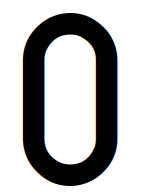
#> input picture pictures/0.png, 142 x 195 px, found by its file name; its folder holds only this picture in this run
$ python knn_model_training.py
#> lines starting #> are read from the running program, lines starting #| are printed output that depends on the picture
# Loads labeled images of characters
# Applies random transformations to make the model robust
# Trains two models (KNN and Random Forest)
# Saves them for use during actual license plate recognition
# Checks how accurate they are on unseen data

import cv2 as cv
import numpy as np
import os
import elasticdeform
from sklearn.ensemble import RandomForestClassifier
import pickle


# Cleans the image by:
#   Blurring: Smooths noise (with medianBlur)
#   Thresholding: Turns grayscale image into black and white (binary) format
def filter_image(image):
    deformed_image_filtered = cv.medianBlur(image, 5)
    _, deformed_image_filtered_1 = cv.threshold(deformed_image_filtered, 20, 255, cv.THRESH_BINARY)
    return deformed_image_filtered_1


# takes an image and squeezes it horizontally
# by a random factor between -0.05 and 0.05
# ( squeezing it horizontally means that the image is compressed in the horizontal direction ) [----] => [ -- ]
def squeeze_image(image):
    # Get the height and width of the image
    height, width = image.shape

    # Define the source points
    src_pts = np.float32([[0, 0], [width, 0], [0, height], [width, height]])

    squeeze_factor = (np.random.rand() - 0.5) * 0.06
    squeeze_factor = max(-0.05, min(0.05, squeeze_factor))  # Constrain squeeze_factor to [-0.05, 0.05]

    # Define the destination points
    dst_pts = np.float32([[width * squeeze_factor, 0], [width * (1-squeeze_factor), 0], [width * squeeze_factor, height], [width * (1-squeeze_factor), height]])

    # Get the transformation matrix
    matrix = cv.getPerspectiveTransform(src_pts, dst_pts)

    # Apply the transformation
    squeezed_image = cv.warpPerspective(image, matrix, (width, height))
    return squeezed_image


# - creates a tranning set and trains a KNN and Random Forest model and stores them in files
#   knn_model5.xml and random_forest_model.pkl
# - then creates a validation set and tests the models on it to print the accuracy
def main():
    # Only include .png files in the current directory
    letters_and_numbers = [f for f in os.listdir("./pictures") if f.lower().endswith(".png")]
    if not letters_and_numbers:
        print("No .png files found in the current directory! Exiting.")
        return

    # Lists to store the images and the labels for traning set
    images = []
    labels = []

    # Lists to store the images and the labels for validation set
    images_validation = []
    labels_validation = []


    # for each image, deform it and filter it randomly 50 times
    # and 10 times for validation set
    for file in letters_and_numbers:
        if file.endswith(".png"):
            file_path = os.path.join("./pictures", file)
            if file[1] == "_":
                image = cv.imread(file_path, cv.IMREAD_GRAYSCALE)
            else:
                image = cv.imread(file_path, cv.IMREAD_GRAYSCALE)
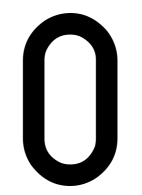
#> image: shape (195, 142); min 0, max 255, mean 178.7
                # Resize the image - 80 is height of letters on the license plate and 173 is the height of the letter on image
                image = cv.resize(image, (0, 0), fx=80/173, fy=80/173)
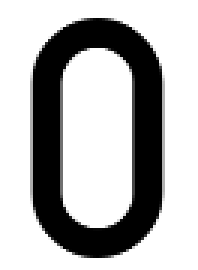
#> image: shape (90, 66) (shown 3 times larger); min 0, max 255, mean 179
                # change colors (black to white, white to black)
                image = cv.bitwise_not(image)
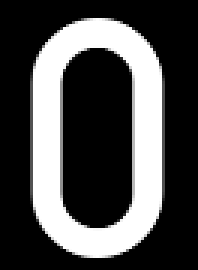
#> image: shape (90, 66) (shown 3 times larger); min 0, max 255, mean 76

            for i in range(0, 50):
                # Random rotation (-10; 10), zoom (0.9; 1.1) and number of points (5; 15)
                rotation = (np.random.rand() - 0.5) * 20
                zoom = np.random.rand() * 0.2 + 0.9
                number_of_points = np.random.randint(5, 15)
                # Deform the image and filter it
                deformed_image = elasticdeform.deform_random_grid(image, sigma=0.75, points=number_of_points, rotate=rotation, zoom=zoom)
                deformed_image = squeeze_image(deformed_image)
                deformed_image_filtered = filter_image(deformed_image)
                # Append the flattened image and the label to the lists
                images.append(deformed_image_filtered.flatten())
                labels.append(file[0])
#> after the loop, images = []; labels = []

            # Create validation set
            for i in range(0, 10):
                # Random rotation (-10; 10), zoom (0.9; 1.1) and number of points (5; 15)
                rotation = (np.random.rand() - 0.5) * 20
                zoom = np.random.rand() * 0.2 + 0.9
                number_of_points = np.random.randint(5, 15)
                # Deform the image and filter it
                deformed_image = elasticdeform.deform_random_grid(image, sigma=0.75, points=number_of_points, rotate=rotation, zoom=zoom)
                deformed_image = squeeze_image(deformed_image)
                deformed_image_filtered = filter_image(deformed_image)
                # Append the flattened image and the label to the lists
                images_validation.append(deformed_image_filtered.flatten())
                labels_validation.append(file[0])

    # Convert the lists to numpy arrays
    images = np.array(images)
    images = images.astype(np.float32)
    labels = np.array(labels)
    images_validation = np.array(images_validation)
    images_validation = images_validation.astype(np.float32)
    labels_validation = np.array(labels_validation)

    unique_chars = np.unique(labels)
    print(unique_chars)
    char_to_int = {char: i for i, char in enumerate(unique_chars)}

    # Convert the labels to integers
    labels = np.array([char_to_int[char] for char in labels])
    labels_validation = np.array([char_to_int[char] for char in labels_validation])

    # Create a KNN model
    knn = cv.ml.KNearest_create()
    # Train the model
    knn.train(images, cv.ml.ROW_SAMPLE, labels)
    # Save the model
    knn.save("knn_model5.xml")

    # Load the model
    knn = cv.ml.KNearest_load("knn_model5.xml")

    # Write the accuracy of the model to the console
    print(images_validation.shape)
    _, result, _, _ = knn.findNearest(images_validation, 5)
    result = result.flatten()
    accuracy = np.mean(result == labels_validation)
    # for i in range(len(result)):
    #     print(f"Predicted: {unique_chars[int(result[i])]}, Actual: {unique_chars[labels_validation[i]]}")
    print(f"Accuracy on validation set using k-Nearest Neighbors: {accuracy}")

    # Create a random forest model
    random_forest = RandomForestClassifier(n_estimators=100)
    # Train the model
    random_forest.fit(images, labels)
    # Save the model
    with open("random_forest_model.pkl", "wb") as file:
        pickle.dump(random_forest, file)

    # Load the model
    with open("random_forest_model.pkl", "rb") as file:
        random_forest = pickle.load(file)

    # Write the accuracy of the model to the console
    accuracy = random_forest.score(images_validation, labels_validation)
    print(f"Accuracy on validation set using Random Forest: {accuracy}")


if __name__ == "__main__":
    main()
#> (the call stopped at in main, `deformed_image = elasticdeform.deform_random_grid(image, sigma=0.75, p..`: elasticdeform is not available in this run)

$ run again, on pictures/4.png
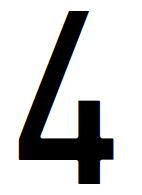
#> input picture pictures/4.png, 142 x 195 px, found by its file name
#> in main, `image = cv.resize(image, (0, 0), fx=80/173, fy=80/173)`:
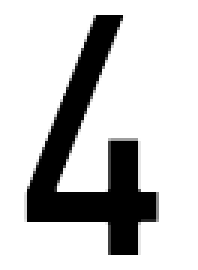
#> image: shape (90, 66) (shown 3 times larger); min 0, max 255, mean 200.4
#> in main, `image = cv.bitwise_not(image)`:
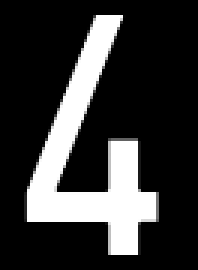
#> image: shape (90, 66) (shown 3 times larger); min 0, max 255, mean 54.6
#> after the loop in main, `for i in range(0, 50):`: images = []

$ run again, on pictures/5.png
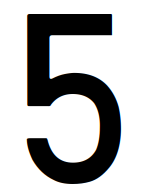
#> input picture pictures/5.png, 142 x 195 px, found by its file name
#> in main, `image = cv.resize(image, (0, 0), fx=80/173, fy=80/173)`:
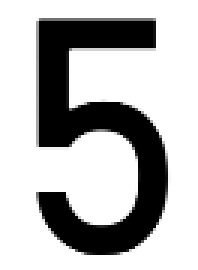
#> image: shape (90, 66) (shown 3 times larger); min 0, max 255, mean 182.5
#> in main, `image = cv.bitwise_not(image)`:
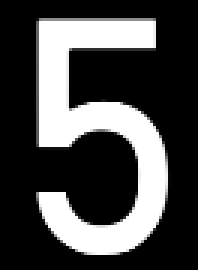
#> image: shape (90, 66) (shown 3 times larger); min 0, max 255, mean 72.5
#> after the loop in main, `for i in range(0, 50):`: images = []

$ run again, on pictures/1.png
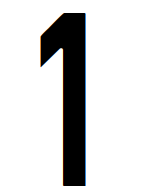
#> input picture pictures/1.png, 142 x 195 px, found by its file name
#> in main, `image = cv.resize(image, (0, 0), fx=80/173, fy=80/173)`:
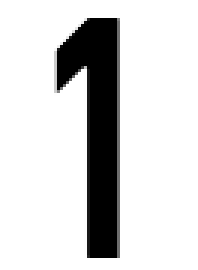
#> image: shape (90, 66) (shown 3 times larger); min 0, max 255, mean 212.5
#> in main, `image = cv.bitwise_not(image)`:
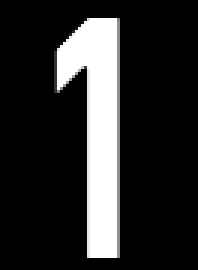
#> image: shape (90, 66) (shown 3 times larger); min 0, max 255, mean 42.5
#> after the loop in main, `for i in range(0, 50):`: images = []
